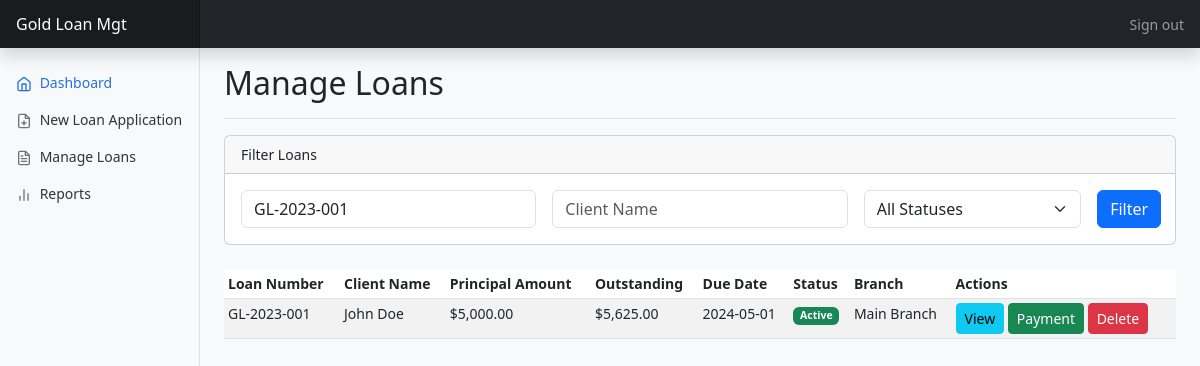
/manage_loans.php?loan_number=GL-2023-001 (signed in), run on the app's committed database.
### tables this page shows
CREATE TABLE `invoices` (
  `id` int(11) NOT NULL,
  `loan_number` varchar(50) NOT NULL,
  `client_id` int(11) DEFAULT NULL,
  `loan_date` date NOT NULL,
  `due_date` date NOT NULL,
  `principal_amount` decimal(10,2) NOT NULL,
  `interest_rate` decimal(5,2) NOT NULL,
  `total_repayable` decimal(10,2) NOT NULL,
  `outstanding_amount` decimal(10,2) NOT NULL,
  `status` varchar(20) DEFAULT 'active',
  `branch_id` int(11) DEFAULT NULL,
  `officer_id` int(11) DEFAULT NULL
);

CREATE TABLE `clients` (
  `id` int(11) NOT NULL,
  `name` varchar(255) NOT NULL,
  `address` text DEFAULT NULL,
  `contact_number` varchar(20) DEFAULT NULL,
  `id_proof_type` varchar(50) DEFAULT NULL,
  `id_proof_number` varchar(50) DEFAULT NULL
);

CREATE TABLE `branches` (
  `id` int(11) NOT NULL,
  `branch_name` varchar(255) NOT NULL,
  `location` varchar(255) DEFAULT NULL
);

### manage_loans.php (the view, shortened to what this page needs)
<?php
require_once 'db_connect.php';
$sql = "SELECT i.id, i.loan_number, c.name as client_name, i.principal_amount, i.outstanding_amount, i.due_date, i.status, b.branch_name
        FROM invoices i
        JOIN clients c ON i.client_id = c.id
        JOIN branches b ON i.branch_id = b.id";
$where_clauses = [];
if (!empty($_GET['loan_number'])) {
    $ln = $_GET['loan_number'];
    $where_clauses[] = "i.loan_number LIKE '%$ln%'";
}
if (count($where_clauses) > 0) {
    $sql .= " WHERE " . implode(' AND ', $where_clauses);
}
$sql .= " ORDER BY i.loan_date DESC";
$result = $conn->query($sql);
?>
<!DOCTYPE html>
<html lang="en">
<head>
    <link href="https://cdn.jsdelivr.net/npm/bootstrap@5.3.0/dist/css/bootstrap.min.css" rel="stylesheet">
    <link rel="stylesheet" href="assets/css/style.css">
</head>
<body>
    <?php include 'includes/header.php'; ?>
    <div class="container-fluid">
        <div class="row">
            <?php include 'includes/sidebar.php'; ?>
            <main class="col-md-9 ms-sm-auto col-lg-10 px-md-4">
                <div class="d-flex justify-content-between flex-wrap flex-md-nowrap align-items-center pt-3 pb-2 mb-3 border-bottom">
                    <h1 class="h2">Manage Loans</h1>
                </div>
                <div class="card mb-4">
                    <div class="card-header">Filter Loans</div>
                    <div class="card-body">
                        <form action="manage_loans.php" method="get" class="row g-3">
                            <div class="col-md-4">
                                <input type="text" name="loan_number" class="form-control" placeholder="Loan Number" value="<?php echo $_GET['loan_number'] ?? ''; ?>">
                            </div>
                            <div class="col-md-4">
                                <input type="text" name="client_name" class="form-control" placeholder="Client Name" value="<?php echo $_GET['client_name'] ?? ''; ?>">
                            </div>
                            <div class="col-md-3">
                                <select name="status" class="form-select">
                                    <option value="">All Statuses</option>
                                </select>
                            </div>
                            <div class="col-md-1">
                                <button type="submit" class="btn btn-primary">Filter</button>
                            </div>
                        </form>
                    </div>
                </div>
                <div class="table-responsive">
                    <table class="table table-striped table-sm">
                        <thead>
                            <tr>
                                <th>Loan Number</th>
                                <th>Client Name</th>
                                <th>Principal Amount</th>
                                <th>Outstanding</th>
                                <th>Due Date</th>
                                <th>Status</th>
                                <th>Branch</th>
                                <th>Actions</th>
                            </tr>
                        </thead>
                        <tbody>
                            <?php if ($result->num_rows > 0): ?>
                                <?php while($row = $result->fetch_assoc()): ?>
                                    <tr>
                                        <td><?php echo $row['loan_number']; ?></td>
                                        <td><?php echo $row['client_name']; ?></td>
                                        <td>$<?php echo number_format($row['principal_amount'], 2); ?></td>
                                        <td>$<?php echo number_format($row['outstanding_amount'], 2); ?></td>
                                        <td><?php echo $row['due_date']; ?></td>
                                        <td><span class="badge bg-<?php echo $row['status'] == 'active' ? 'success' : ($row['status'] == 'overdue' ? 'danger' : 'secondary'); ?>"><?php echo ucfirst($row['status']); ?></span></td>
                                        <td><?php echo $row['branch_name']; ?></td>
                                        <td>
                                            <a href="loan_details.php?id=<?php echo $row['id']; ?>" class="btn btn-info btn-sm">View</a>
                                            <a href="#" class="btn btn-success btn-sm">Payment</a>
                                            <a href="manage_loans.php?delete=<?php echo $row['id']; ?>" class="btn btn-danger btn-sm" onclick="return confirm('Are you sure you want to delete this loan?');">Delete</a>
                                        </td>
                                    </tr>
                                <?php endwhile; ?>
                            <?php else: ?>
                                <tr>
                                    <td colspan="8" class="text-center">No loans found.</td>
                                </tr>
                            <?php endif; ?>
                        </tbody>
                    </table>
                </div>
            </main>
        </div>
    </div>
</body>
</html>

### assets/css/style.css (style rules this page uses)
body { font-size: .875rem; background-color: #f8f9fa; }
.card-header { font-weight: 500; }

### data on the page
invoices: loan_number "GL-2023-001", client.name "John Doe", principal_amount "5,000.00", outstanding_amount "5,625.00", due_date "2024-05-01", status "Active", branch.branch_name "Main Branch"
